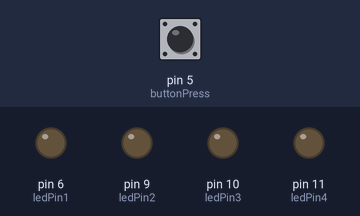
Recording of a sketch running on a simulated Arduino Uno, built with avr-gcc and run on an emulated ATmega328P. On the bench: output pins drawn as LEDs (lit = HIGH). Dashed ring = blinking. Inputs (shaded band) come from the test bench; at power-on: pin 5 (buttonPress) HIGH.

Above: at 1.2 s.
1.3 s: pin 5 (buttonPress) pulled LOW for 0.15 s
At 2.5 s:
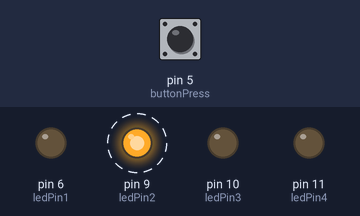
At 4.0 s:
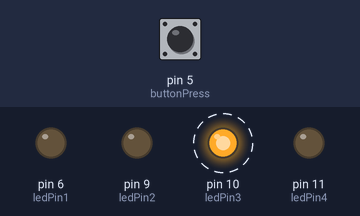
Timing chart, 0 to 12.0 s (numbered marks = the images above; inputs shaded):
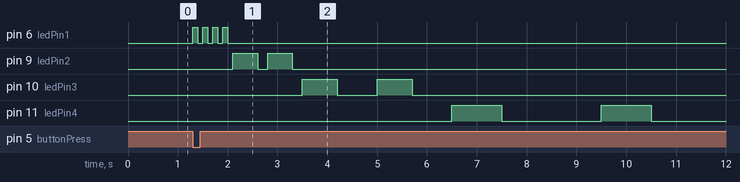

Measured:
- after the input at 1.3 s, pin 6 (ledPin1): alternates HIGH for 0.10 s and LOW for 0.10 s, 8 changes in all, then stays LOW, starting at once; pin 9 (ledPin2): alternates HIGH for 0.50 s and LOW for 0.20 s, 4 changes in all, then stays LOW, starting after 0.80 s

The sketch:

SS6_Shequana_Garnett_blinking_lights.ino
```cpp
//SS6_Shequana_Garnett_blinking_lights
int buttonPress = 5;
int ledPin1 = 6;
int ledPin2 = 9;
int ledPin3 = 10;
int ledPin4 = 11;

void setup() {
  Serial.begin(9600);
  pinMode(buttonPress, INPUT_PULLUP);
  pinMode(ledPin1, OUTPUT);
  pinMode(ledPin2, OUTPUT);
  pinMode(ledPin3, OUTPUT);
  pinMode(ledPin4, OUTPUT);
}

void loop() {
  int buttonVal = digitalRead(buttonPress);
  if (buttonVal == 0) {
    //Serial.println("the button is pressed and the light is on");
    digitalWrite(ledPin1, HIGH);
    delay(100);
    digitalWrite(ledPin1, LOW);
    delay(100);
    digitalWrite(ledPin1, HIGH);
    delay(100);
    digitalWrite(ledPin1, LOW);
    delay(100);
    digitalWrite(ledPin1, HIGH);
    delay(100);
    digitalWrite(ledPin1, LOW);
    delay(100);
    digitalWrite(ledPin1, HIGH);
    delay(100);
    digitalWrite(ledPin1, LOW);
    delay(100);
    /////////////////////////////////////////////
    digitalWrite(ledPin2, HIGH);
    delay(500);
    digitalWrite(ledPin2, LOW);
    delay(200);
    digitalWrite(ledPin2, HIGH);
    delay(500);
    digitalWrite(ledPin2, LOW);
    delay(200);
    ////////////////////////////////////////////
    digitalWrite(ledPin3, HIGH);
    delay(700);
    digitalWrite(ledPin3, LOW);
    delay(800);
    digitalWrite(ledPin3, HIGH);
    delay(700);
    digitalWrite(ledPin3, LOW);
    delay(800);
    ////////////////////////////////////////////
    digitalWrite(ledPin4, HIGH);
    delay(1000);
    digitalWrite(ledPin4, LOW);
    delay(2000);
    digitalWrite(ledPin4, HIGH);
    delay(1000);
    digitalWrite(ledPin4, LOW);
    delay(2000);
  }
  else {
    digitalWrite(ledPin1, LOW);
    digitalWrite(ledPin2, LOW);
    digitalWrite(ledPin3, LOW);
    digitalWrite(ledPin4, LOW);
  }
}
```
